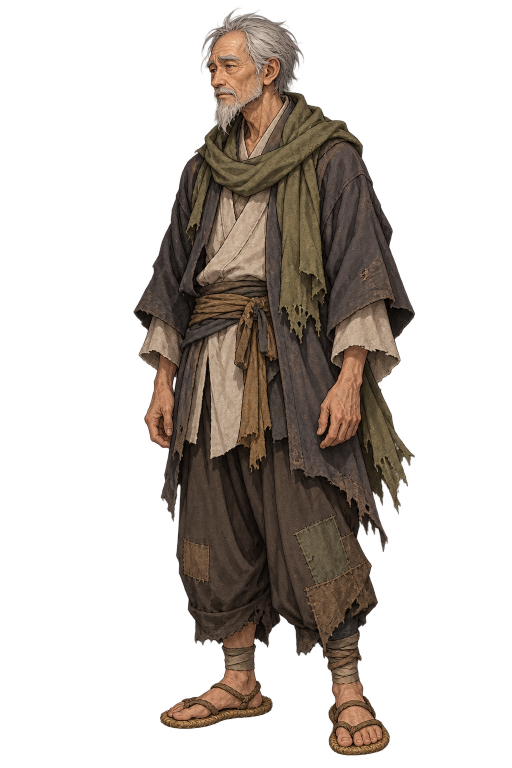
#> input picture assets/trial/axe.png, 1024 x 1536 px, given in place of jn-base-01-titulo.png, which was not available (shown at 1/2 size)
$ python crear_galeria.py ../../../../../assets/trial
#> lines starting #> are read from the running program, lines starting #| are printed output that depends on the picture
#!/usr/bin/env python3
"""Galería offline para revisar los SVG/PNG del kit Jade Nocturno · Cristal Vivo 02.
Usar: python fuente/crear_galeria.py /ruta/al/kit (requiere Pillow).
"""
import csv, json, math, sys, html
from pathlib import Path
from PIL import Image, ImageDraw, ImageFont

def font(size,bold=False):
    paths=['/usr/share/fonts/truetype/dejavu/DejaVuSans-Bold.ttf' if bold else '/usr/share/fonts/truetype/dejavu/DejaVuSans.ttf']
    for p in paths:
        if Path(p).exists():return ImageFont.truetype(p,size)
    return ImageFont.load_default()

def generate(root):
    root=Path(root)
    rows=list(csv.DictReader((root/'manifiesto.csv').open(encoding='utf8')))
#> (reads docs/diseno/jade-nocturno/imagenes/cristal-vivo-02/manifiesto.csv from the repository)
    assert len(rows)==401
    out=root/'galeria';out.mkdir(exist_ok=True)
    families={}
    for row in rows: families.setdefault(row['id'],[]).append(row)
    for fam,items in families.items():
        cols=4; cellw,cellh=286,250; margin=20; h=100+math.ceil(len(items)/cols)*cellh+30
        w=4*cellw+2*margin
        im=Image.new('RGBA',(w,h),(5,22,19,255));d=ImageDraw.Draw(im)
#> after `im = Image.new('RGBA', (w, h), (5, 22, 19, 255))`:
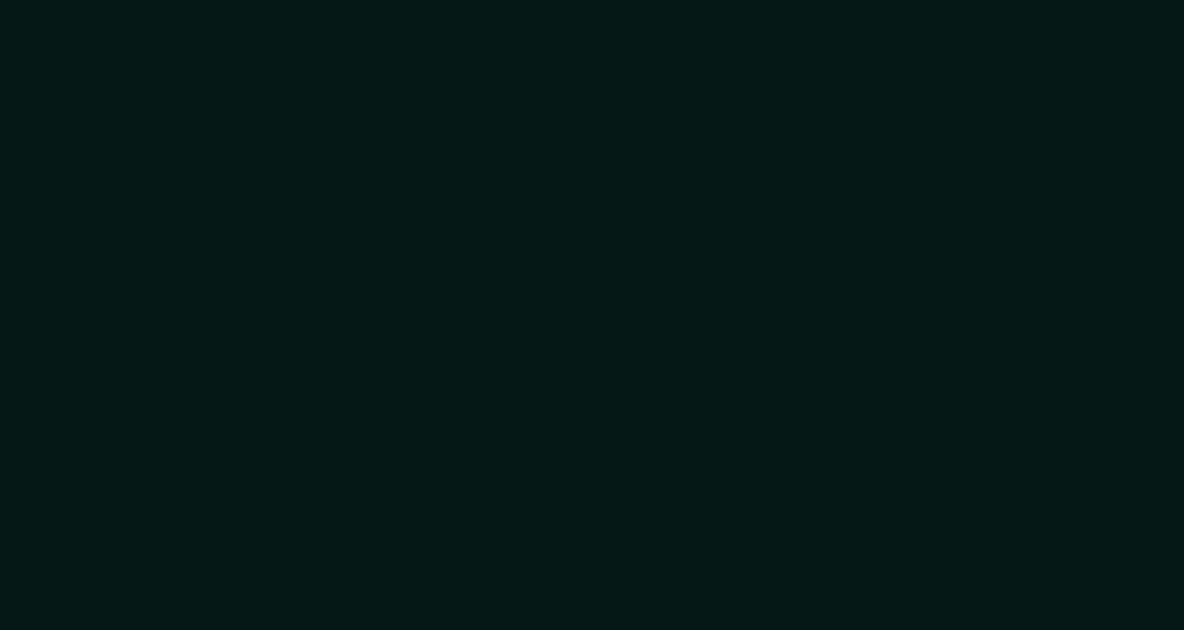
#> im: PIL image 1184x630 RGBA; mean R, G, B, A 5, 22, 19, 255
        d.text((margin,25),f'{fam}  ·  {items[0]["familia"].replace("_"," ")}',font=font(24,True),fill=(232,236,214))
        d.text((margin,60),f'Propuesta 02 / Cristal vivo  •  {len(items)} recursos  •  sin aprobación individual',font=font(12),fill=(116,218,176))
        for j,row in enumerate(items):
            x=margin+(j%cols)*cellw;y=100+(j//cols)*cellh
            d.rounded_rectangle((x+4,y+2,x+cellw-6,y+cellh-9),radius=16,fill=(9,43,34,255),outline=(93,131,110,255),width=1)
            png=Image.open(root/row['png']).convert('RGBA');png.thumbnail((cellw-34,155),Image.Resampling.LANCZOS)
#> in generate, png is the input picture: PIL image 1024x1536 RGBA; mean R, G, B, A 45.8, 36.4, 28.7, 83.5
#> after `png.thumbnail((cellw - 34, 155), Image.Resampling.LANCZOS)`:
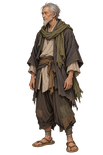
#> png: PIL image 103x155 RGBA; mean R, G, B, A 34.2, 27.4, 21.7, 83.6; transparent parts drawn white
            im.alpha_composite(png,(x+int((cellw-png.width)/2),y+int((170-png.height)/2)+8))
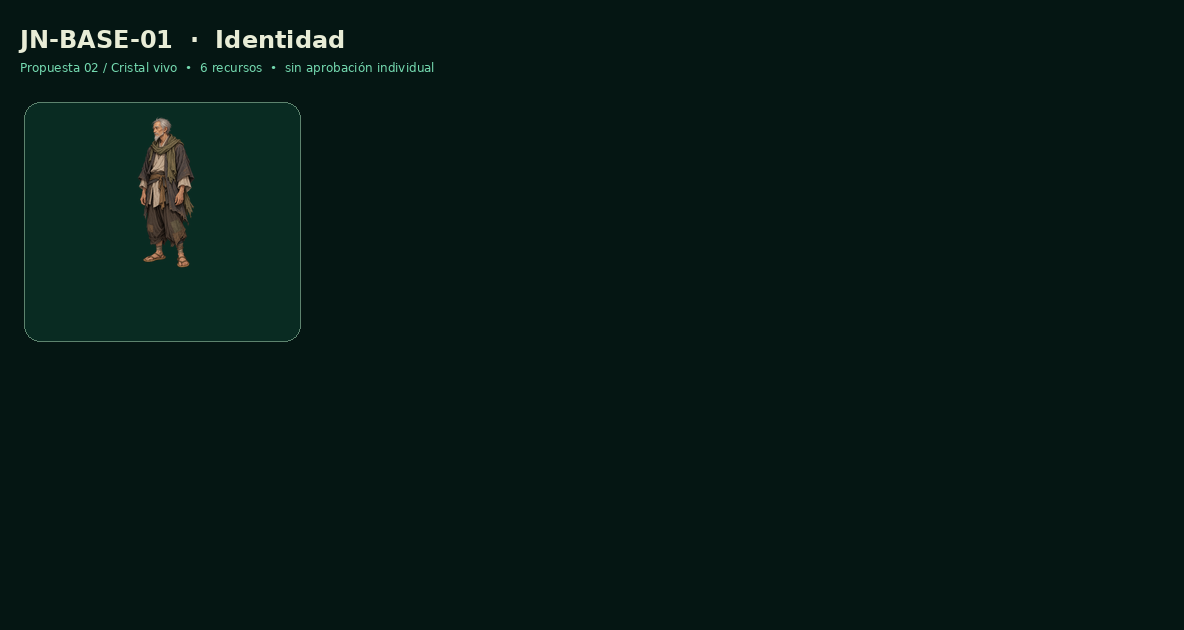
#> im: PIL image 1184x630 RGBA; mean R, G, B, A 6.9, 25.1, 21.4, 255
            d.text((x+16,y+180),row['componente'].replace('_',' ')[:26],font=font(13,True),fill=(235,227,197))
            d.text((x+16,y+203),f"{row['variante'].replace('_',' ')[:25]}  ·  {row['ancho']}×{row['alto']}",font=font(11),fill=(141,208,180))
        im.convert('RGB').save(out/(fam.lower()+'.jpg'),quality=85,optimize=True)
    # Todo embebido y offline, sin dependencias de red; texto/números son etiquetas de revisión.
    data=json.dumps([{k:r[k] for k in ['id','familia','componente','variante','png','svg','ancho','alto']} for r in rows],ensure_ascii=False,separators=(',',':')).replace('</','<\\/')
    html_text='''<!DOCTYPE html>
<html lang="es"><head><meta charset="utf-8"><meta name="viewport" content="width=device-width,initial-scale=1"/>
<title>Kit visual · Cristal vivo 02 · Karmany Monsta</title>
<style>
:root{--bg:#061811;--panel:#0b281f;--ink:#e7efd9;--mint:#73edb2;--gold:#d9bf81;--muted:#9fbcab}
*{box-sizing:border-box}body{margin:0;color:var(--ink);background:radial-gradient(ellipse at top,#123d32,#061811 60%);font:14px/1.45 system-ui, sans-serif}a{color:var(--mint);text-decoration:none}a:hover{text-decoration:underline}
header{padding:28px max(20px,4vw);border-bottom:1px solid #567a61;background:linear-gradient(90deg,#081b18dd,#102d23bb);position:sticky;top:0;z-index:3;backdrop-filter:blur(14px)}h1{font:30px/1.1 Georgia,serif;margin:0 0 8px;letter-spacing:1px}header p{margin:0;color:var(--muted)}.accent{color:var(--mint);font-weight:700}main{max-width:1640px;margin:auto;padding:22px 4vw 100px}.toolbar{display:flex;gap:12px;flex-wrap:wrap;align-items:center;position:sticky;top:116px;z-index:2;background:#061811e8;padding:14px 0;border-bottom:1px solid #275141}input,select{padding:12px;border:1px solid #436c59;border-radius:11px;background:#102f27;color:white;font:inherit;max-width:100%;width:270px}.stats{margin-left:auto;color:var(--gold);white-space:nowrap}.grid{display:grid;grid-template-columns:repeat(auto-fill,minmax(210px,1fr));gap:17px;margin:24px 0}.tile{border:1px solid #426c54;background:linear-gradient(130deg,#103b2dcc,#09261fcf);border-radius:14px;overflow:hidden;box-shadow:0 8px 25px #0003}.tile img{display:block;width:100%;height:155px;object-fit:contain;padding:13px;background:radial-gradient(ellipse,#194f3c,#091c17 72%);cursor:zoom-in}.tile .meta{padding:13px 14px 16px}.tag{font:11px system-ui,sans-serif;letter-spacing:1px;color:var(--gold)}.tile strong{display:block;margin:6px 0;font-size:15px;white-space:nowrap;overflow:hidden;text-overflow:ellipsis}.variant{color:var(--muted);min-height:20px}.links{display:flex;gap:18px;margin-top:11px}.links a{border:1px solid #337659;border-radius:8px;padding:4px 9px}.note{padding:13px 16px;border-left:3px solid var(--gold);color:var(--muted);background:#08261eb5}dialog{background:#051c16;border:1px solid #a8d2a8;color:var(--ink);border-radius:16px;max-width:min(90vw,1060px);padding:22px}dialog::backdrop{background:#000d}dialog img{max-width:86vw;max-height:67vh;width:auto;height:auto;display:block;margin:12px auto}button{background:#195743;color:#efffee;border:1px solid #a4d1a6;padding:9px 14px;border-radius:8px;cursor:pointer}footer{color:var(--muted);text-align:center;margin-top:32px}@media(max-width:680px){.toolbar{top:128px}h1{font-size:24px}input,select{width:100%}.stats{margin-left:0}}
</style></head><body><header><h1>KARMANY MONSTA <span style="color:var(--mint)">/ JADE NOCTURNO</span></h1><p><span class="accent">PROPUESTA 02 — CRISTAL VIVO</span> · Biblioteca visual para revisión, sin integración al juego</p></header>
<main><div class="note">401 exportaciones SVG + PNG, organizadas en 53 familias. Algunas superficies comparten geometría reutilizable: cada archivo no implica una ilustración única. Las cifras y textos de juego deben seguir siendo nodos dinámicos Godot.</div>
<div class="toolbar"><input id="find" type="search" placeholder="Buscar componente o variante…" aria-label="Buscar componente"><select id="familia" aria-label="Filtrar por familia"><option value="">Todas las familias</option></select><span class="stats" id="count">401 recursos</span></div>
<div id="grid" class="grid"></div><dialog id="preview"><button id="close">Cerrar ×</button><div id="previewTitle"></div><img id="previewImage" alt="Recurso ampliado"/></dialog><footer>Karmany Monsta Android · Kit Cristal Vivo 02 · Fuentes SVG editables · Propuesta pendiente de aprobación</footer></main>
<script>const ITEMS=__DATA__;const grid=document.getElementById('grid'),sel=document.getElementById('familia'),find=document.getElementById('find'),count=document.getElementById('count');
const opt=new Map;ITEMS.forEach(i=>opt.set(i.id,i.familia));Array.from(opt.entries()).sort().forEach(([id,f])=>{const e=document.createElement('option');e.value=id;e.textContent=id+' · '+f.replaceAll('_',' ');sel.append(e)});
function node(type,cls,txt){const el=document.createElement(type);if(cls)el.className=cls;if(txt!==undefined)el.textContent=txt;return el}
function draw(){grid.replaceChildren();const q=find.value.trim().toLowerCase(),f=sel.value;let shown=0;
for(const i of ITEMS){if(f && i.id!==f)continue;if(q&&!`${i.id} ${i.familia} ${i.componente} ${i.variante}`.toLowerCase().includes(q))continue;shown++;
const card=node('article','tile');const img=document.createElement('img');img.loading='lazy';img.src=i.png;img.alt=i.id+' '+i.componente;img.addEventListener('click',()=>{document.getElementById('previewImage').src=i.png;document.getElementById('previewTitle').textContent=i.id+' / '+i.componente+' / '+i.variante;document.getElementById('preview').showModal()});card.append(img);
const meta=node('div','meta');meta.append(node('div','tag',i.id));meta.append(node('strong','',i.componente.replaceAll('_',' ')));meta.append(node('div','variant',i.variante.replaceAll('_',' ')+' · '+i.ancho+'×'+i.alto));
const links=node('div','links');for(const [name,path] of [['SVG',i.svg],['PNG',i.png]]){const a=node('a','',name);a.href=path;a.target='_blank';a.rel='noopener';links.append(a)}meta.append(links);card.append(meta);grid.append(card)}count.textContent=shown+' / '+ITEMS.length+' recursos';}
find.addEventListener('input',draw);sel.addEventListener('change',draw);document.getElementById('close').addEventListener('click',()=>document.getElementById('preview').close());draw();
</script></body></html>'''.replace('__DATA__',data)
    (root/'GALERIA_VISUAL.html').write_text(html_text,encoding='utf-8')
    return len(families)
if __name__=='__main__':
#> (the run stopped early here; a loop or call above may not have finished)
